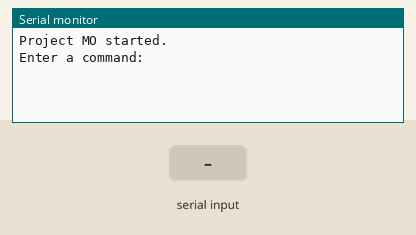
Simulated run of this sketch. Board: Arduino Uno, built with avr-gcc and run on an emulated ATmega328P. On the bench: the last lines printed to the serial monitor. The inputs (shaded band) are chosen by the test bench.

Above: at 2.2 s.
2.3 s: "wake up\n" received over Serial
At 2.9 s:
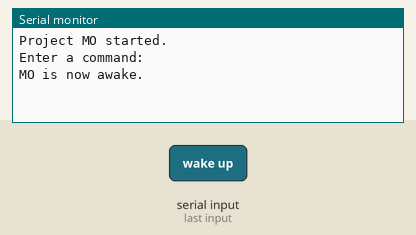
3.8 s: "sleep\n" received over Serial
At 5.0 s:
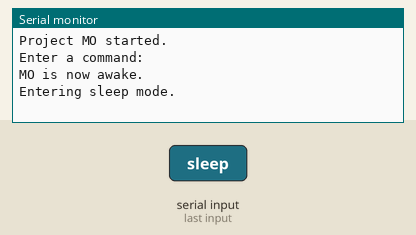
5.3 s: "hello mo\n" received over Serial
At 6.3 s:
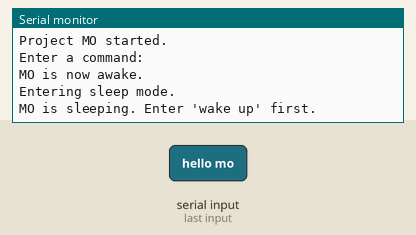

Measured:
- after the input at 2.3 s, the serial monitor: prints a new line at once (image 1)
- after the input at 3.8 s, the serial monitor: prints a new line at once (image 2)
- after the input at 5.3 s, the serial monitor: prints a new line at once (image 3)

The sketch:

Project_MO_Command_Prototype.ino
```cpp
String command;
bool sleeping = false;

void setup() {
  Serial.begin(115200);
  delay(1000);

  Serial.println("Project MO started.");
  Serial.println("Enter a command:");
}

void loop() {
  if (Serial.available() > 0) {
    command = Serial.readStringUntil('\n');
    command.trim();
    command.toLowerCase();

    executeCommand(command);
  }
}

void executeCommand(String receivedCommand) {
  if (receivedCommand == "wake up") {
    sleeping = false;
    Serial.println("MO is now awake.");
  }
  else if (receivedCommand == "sleep") {
    sleeping = true;
    Serial.println("Entering sleep mode.");
  }
  else if (sleeping) {
    Serial.println("MO is sleeping. Enter 'wake up' first.");
  }
  else if (
  receivedCommand == "hello mo" ||
  receivedCommand == "hi mo" ||
  receivedCommand == "hey mo"
) {
  Serial.println("Hello! How can I help?");
}
  else if (receivedCommand == "who are you") {
    Serial.println("I am MO, your desktop robot assistant.");
  }
  else if (receivedCommand == "status") {
    Serial.println("Project MO is active and functioning normally.");
  }
  else {
    Serial.println("Command not recognized.");
  }
}
```
